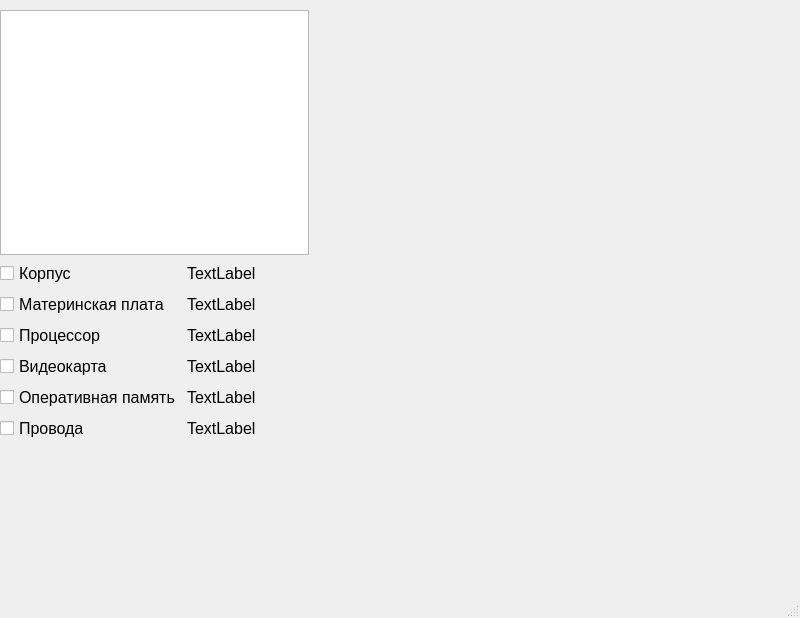
<?xml version="1.0" encoding="UTF-8"?>
<ui version="4.0">
 <class>MainWindow</class>
 <widget class="QMainWindow" name="MainWindow">
  <property name="geometry">
   <rect>
    <x>0</x>
    <y>0</y>
    <width>800</width>
    <height>618</height>
   </rect>
  </property>
  <property name="windowTitle">
   <string>MainWindow</string>
  </property>
  <widget class="QWidget" name="centralwidget">
   <widget class="QWidget" name="formLayoutWidget">
    <property name="geometry">
     <rect>
      <x>0</x>
      <y>10</y>
      <width>309</width>
      <height>431</height>
     </rect>
    </property>
    <layout class="QFormLayout" name="formLayout">
     <item row="0" column="0" colspan="2">
      <widget class="QTextEdit" name="StartNote_out">
       <property name="font">
        <font>
         <pointsize>12</pointsize>
        </font>
       </property>
      </widget>
     </item>
     <item row="1" column="0">
      <widget class="QCheckBox" name="checkBox_1">
       <property name="font">
        <font>
         <pointsize>12</pointsize>
        </font>
       </property>
       <property name="text">
        <string>Корпус</string>
       </property>
      </widget>
     </item>
     <item row="1" column="1">
      <widget class="QLabel" name="price_1_out">
       <property name="font">
        <font>
         <pointsize>12</pointsize>
        </font>
       </property>
       <property name="text">
        <string>TextLabel</string>
       </property>
      </widget>
     </item>
     <item row="2" column="0">
      <widget class="QCheckBox" name="checkBox_2">
       <property name="font">
        <font>
         <pointsize>12</pointsize>
        </font>
       </property>
       <property name="text">
        <string>Материнская плата</string>
       </property>
      </widget>
     </item>
     <item row="2" column="1">
      <widget class="QLabel" name="price_2_out">
       <property name="font">
        <font>
         <pointsize>12</pointsize>
        </font>
       </property>
       <property name="text">
        <string>TextLabel</string>
       </property>
      </widget>
     </item>
     <item row="3" column="0">
      <widget class="QCheckBox" name="checkBox_3">
       <property name="font">
        <font>
         <pointsize>12</pointsize>
        </font>
       </property>
       <property name="text">
        <string>Процессор</string>
       </property>
      </widget>
     </item>
     <item row="3" column="1">
      <widget class="QLabel" name="price_3_out">
       <property name="font">
        <font>
         <pointsize>12</pointsize>
        </font>
       </property>
       <property name="text">
        <string>TextLabel</string>
       </property>
      </widget>
     </item>
     <item row="4" column="0">
      <widget class="QCheckBox" name="checkBox_4">
       <property name="font">
        <font>
         <pointsize>12</pointsize>
        </font>
       </property>
       <property name="text">
        <string>Видеокарта</string>
       </property>
      </widget>
     </item>
     <item row="4" column="1">
      <widget class="QLabel" name="price_4_out">
       <property name="font">
        <font>
         <pointsize>12</pointsize>
        </font>
       </property>
       <property name="text">
        <string>TextLabel</string>
       </property>
      </widget>
     </item>
     <item row="5" column="0">
      <widget class="QCheckBox" name="checkBox_5">
       <property name="font">
        <font>
         <pointsize>12</pointsize>
        </font>
       </property>
       <property name="text">
        <string>Оперативная память</string>
       </property>
      </widget>
     </item>
     <item row="5" column="1">
      <widget class="QLabel" name="price_5_out">
       <property name="font">
        <font>
         <pointsize>12</pointsize>
        </font>
       </property>
       <property name="text">
        <string>TextLabel</string>
       </property>
      </widget>
     </item>
     <item row="6" column="0">
      <widget class="QCheckBox" name="checkBox_6">
       <property name="font">
        <font>
         <pointsize>12</pointsize>
        </font>
       </property>
       <property name="text">
        <string>Провода</string>
       </property>
      </widget>
     </item>
     <item row="6" column="1">
      <widget class="QLabel" name="price_6_out">
       <property name="font">
        <font>
         <pointsize>12</pointsize>
        </font>
       </property>
       <property name="text">
        <string>TextLabel</string>
       </property>
      </widget>
     </item>
    </layout>
   </widget>
   <widget class="QWidget" name="layoutWidget">
    <property name="geometry">
     <rect>
      <x>320</x>
      <y>10</y>
      <width>431</width>
      <height>521</height>
     </rect>
    </property>
    <layout class="QVBoxLayout" name="verticalLayout_2">
     <item>
      <widget class="QLabel" name="picturePlace">
       <property name="font">
        <font>
         <pointsize>12</pointsize>
        </font>
       </property>
       <property name="text">
        <string/>
       </property>
      </widget>
     </item>
     <item>
      <widget class="QLabel" name="lbl_resultPrice">
       <property name="font">
        <font>
         <pointsize>12</pointsize>
        </font>
       </property>
       <property name="text">
        <string/>
       </property>
      </widget>
     </item>
    </layout>
   </widget>
  </widget>
  <widget class="QMenuBar" name="menubar">
   <property name="geometry">
    <rect>
     <x>0</x>
     <y>0</y>
     <width>800</width>
     <height>25</height>
    </rect>
   </property>
  </widget>
  <widget class="QStatusBar" name="statusbar"/>
 </widget>
 <resources/>
 <connections/>
</ui>
